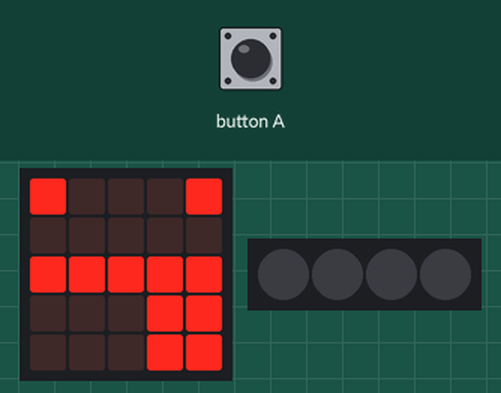
Simulated run of this program. Board: BBC micro:bit (MakeCode). On the bench: the board's 5×5 LED display, 4 RGB LEDs in strip order, left to right. Inputs (shaded band) come from the test bench. Dim RGB values are drawn brighter than linear.

Above: at 1.8 s.
1.9 s: button A pressed for 0.15 s
At 3.4 s:
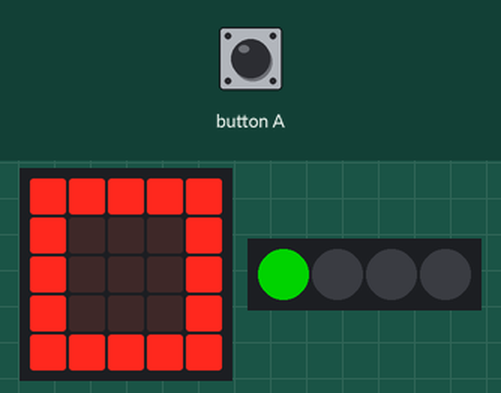
At 7.0 s:
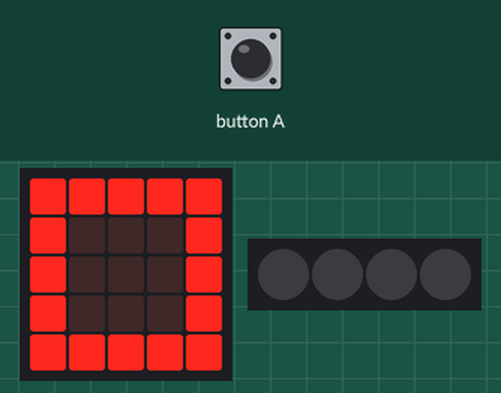
Timing chart, 0 to 8.5 s (numbered marks = the images above; inputs shaded):
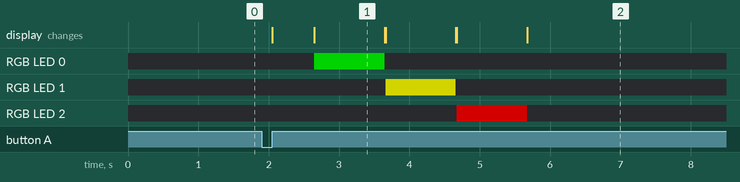

Measured:
- after the input at 1.9 s, RGB LED 0: off → RGB(0, 127, 0) after 0.75 s, → off 1.0 s later; RGB LED 1: off → RGB(127, 127, 0) after 1.8 s, → off 1.0 s later; RGB LED 2: off → RGB(127, 0, 0) after 2.8 s, → off 1.0 s later; the display: first changes after 0.15 s (image 1 shows a later state)
- what the display in image 1 shows lasts 1.0 s, from 2.7 s to 3.7 s

The program:

main.ts
```typescript
// (licence header left out)
// variables
let neopixelStrip: neopixel.Strip = null

// cleanup
basic.clearScreen()
neopixelStrip = neopixel.create(DigitalPin.P16, 4, NeoPixelMode.RGB)
neopixelStrip.setPixelColor(0, neopixel.colors(NeoPixelColors.Black))
neopixelStrip.setPixelColor(1, neopixel.colors(NeoPixelColors.Black))
neopixelStrip.setPixelColor(2, neopixel.colors(NeoPixelColors.Black))
neopixelStrip.setPixelColor(3, neopixel.colors(NeoPixelColors.Black))
neopixelStrip.show()
basic.showIcon(IconNames.Silly)

input.onButtonPressed(Button.A, function () {
  basic.showIcon(IconNames.Square)
    neopixelStrip.setPixelColor(0, neopixel.colors(NeoPixelColors.Green))
    myStrip.show()
    basic.pause(1000)
    neopixelStrip.setPixelColor(0, neopixel.colors(NeoPixelColors.Black))
    myStrip.show()
    basic.pause(10)
    neopixelStrip.setPixelColor(1, neopixel.colors(NeoPixelColors.Yellow))
    myStrip.show()
    basic.pause(1000)
    neopixelStrip.setPixelColor(1, neopixel.colors(NeoPixelColors.Black))
    myStrip.show()
    basic.pause(10)
    neopixelStrip.setPixelColor(2, neopixel.colors(NeoPixelColors.Red))
    myStrip.show()
    basic.pause(1000)
    neopixelStrip.setPixelColor(2, neopixel.colors(NeoPixelColors.Black))
    myStrip.show()
    basic.pause(1000)
})
let myStrip = neopixelStrip
myStrip.clear()
```
